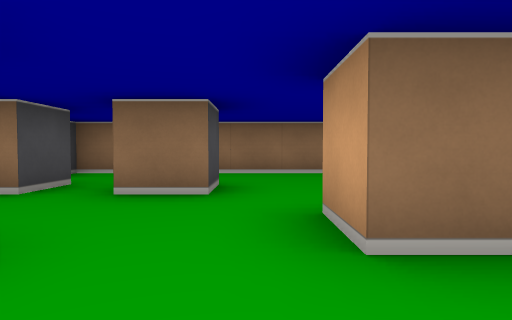
[1] (above)

12 first-person views from a walk through a cub3D maze. The camera is about half as high as the walls, tilts 2° down and sees 75° across. The floor is counted in squares. Each view is taken from the middle of a square. On the plan, view 1 faces up. The plan holds only what a view shows up to about 9 squares ahead; the rest is blank.

[2]
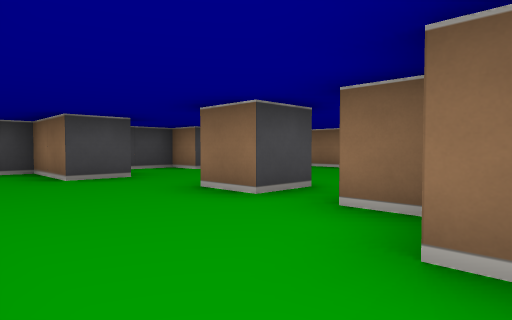

[3]
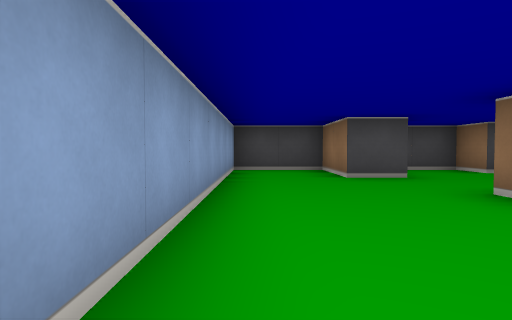

[4]
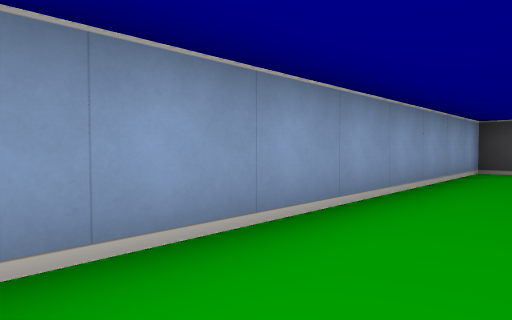

[5]
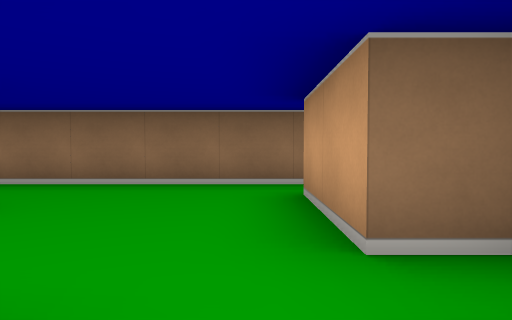

[6]
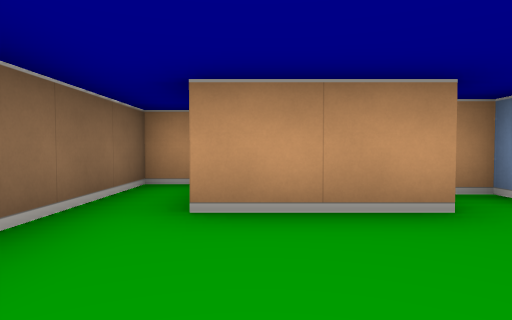

[7]
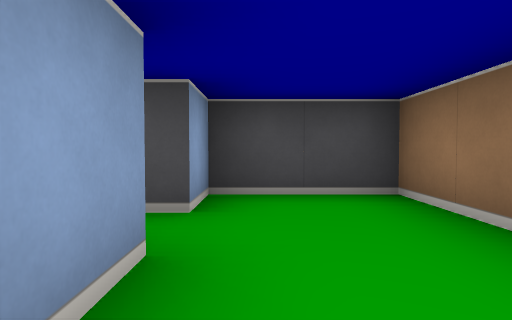

[8]
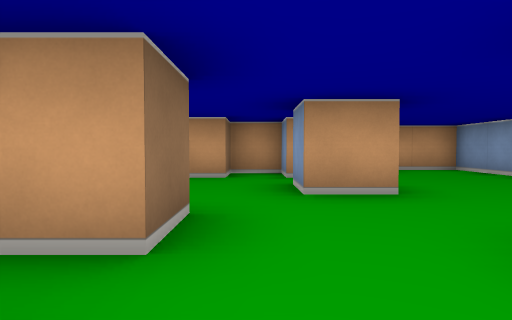

[9]
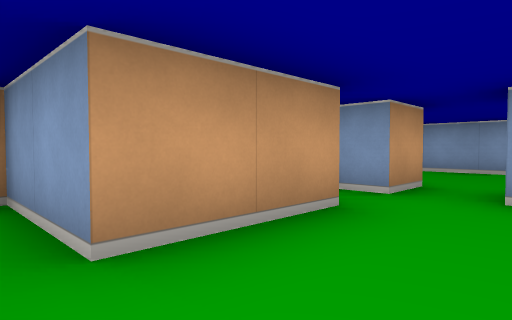

[10]
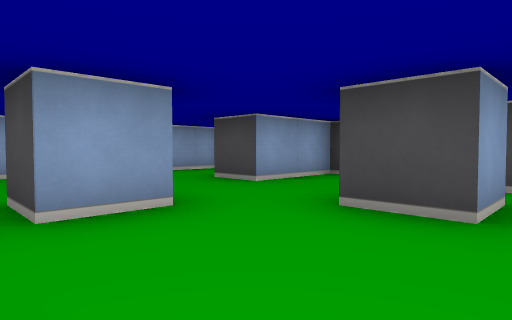

[11]
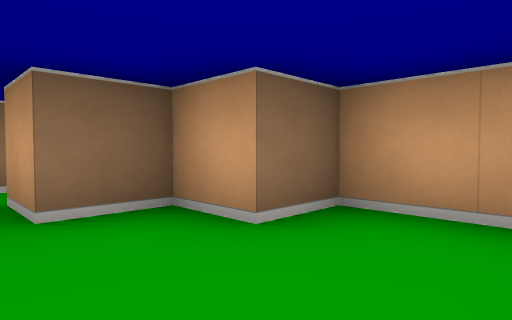

[12]
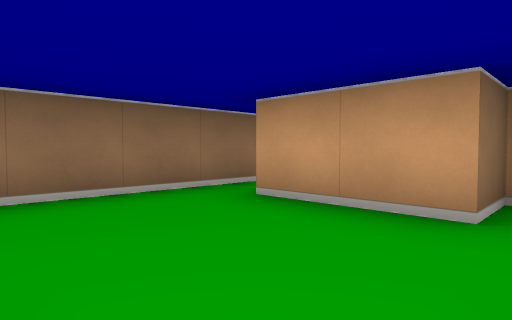

### Floor plan
Points are (right, up) in squares from view 1. A wall is a line through its corners. A room is listed if a view was taken in it or the views show most of it. See-through windows are left out.
Room 1 (views 1, 2, 3, 4, 5, 6, 7, 8, 9, 10, 11, 12)
walls: (0.5, 1.5) (0.5, 2.5) (1.5, 2.5) (1.5, 1.5) (0.5, 1.5); (-1.5, 1.5) (-1.5, 0.5) (-3.5, 0.5) (-3.5, -1.5) (4.5, -1.5) (4.5, 0.5) (3.5, 0.5) (3.5, 1.5) (2.5, 1.5) (2.5, 2.5) (3.5, 2.5) (3.5, 3.5) (2.5, 3.5) (2.5, 5.5) (4.5, 5.5) (4.5, 6.5) (-3.5, 6.5) (-3.5, 4.5) (-2.5, 4.5) (-2.5, 3.5) (-3.5, 3.5) (-3.5, 1.5) (-1.5, 1.5); (-1.6, 4.5) (-0.5, 4.5) (-0.5, 3.5) (-1.5, 3.5) (-1.5, 4.2)

Where each view was taken, in squares from view 1:
view 1: 0 up, 0 right, facing up
view 2: 1 down, 4 right, facing up-left
view 3: 1 down, 4 right, facing left
view 4: 0 up, 4 right, facing down-left
view 5: 2 up, 2 right, facing up
view 6: 5 up, 0 right, facing right
view 7: 5 up, 0 right, facing left
view 8: 3 up, 3 left, facing right
view 9: 6 up, 1 right, facing down-right
view 10: 5 up, 2 right, facing down-left
view 11: 1 down, 2 right, facing up-right
view 12: 3 up, 0 right, facing up-right
